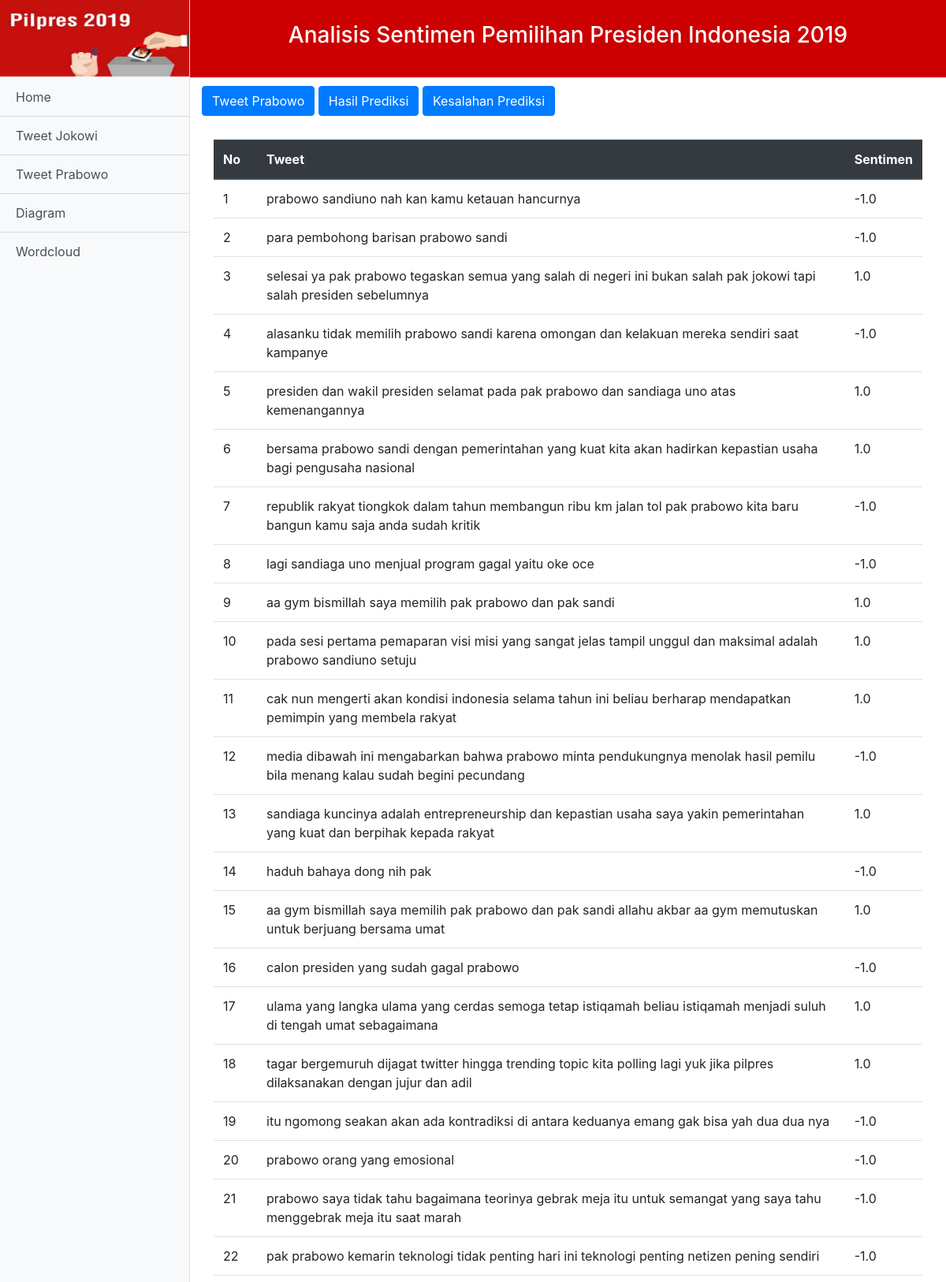
Screenshot of /index.php/Sentimen/tampil/tweet_prabowo (upper part) with the database file from the repository.
### tables this page shows
CREATE TABLE `tweet_prabowo` (
  `a` varchar(255) NOT NULL,
  `b` varchar(1000) NOT NULL,
  `c` varchar(255) NOT NULL
);

### application/controllers/Sentimen.php (called while the page is built, shortened)
<?php
class Sentimen extends CI_Controller {
	public function __construct(){
		$this->load->model('Modelsentimen');
		$this->load->helper('url');
	}
	public function tampil($a)
	{
		$data_pages = array(
			'content_active' => $a,
		);
		if ($a == "home") {
			$this->load->view('pages.php',$data_pages);
		}else if ($a == "tweet_prabowo") {
			$data_tweet = $this->Modelsentimen->ambildata("tweet_prabowo");
			$data_predict = $this->Modelsentimen->ambildata("prabowo_predict");
			$miss_predict = $this->Modelsentimen->ambildata("miss_prabowo");
			$this->load->view('pages',array(
										'content_active'=>$a,
										'data_tweet' => $data_tweet,
										'data_predict' => $data_predict,
										'miss_predict' => $miss_predict));
		}else if ($a == "diagram") {
			$this->load->view('pages',array('content_active' => $a));
		}else if ($a == "wordcloud") {
			$this->load->view('pages',array('content_active' => $a));
		}else{
			$this->load->view('homepage');
		}
	}
}

### index.php (called while the page is built, shortened)
<?php
require_once BASEPATH.'core/CodeIgniter.php';

### application/models/Modelsentimen.php (called while the page is built)
<?php defined('BASEPATH') OR exit('No direct script access allowed');
class Modelsentimen extends CI_Model{
	public function ambildata($param){
		$dataquery = $this->db->query('select * from '.$param);
		return $dataquery->result_array();
	}
}

### application/views/content/tweet/tweet_prabowo.php (the view)
<div class="container-fluid" >
        <table class="table" style="margin-top:30px;">
  <thead class="thead-dark">
    <tr>
      <th scope="col">No</th>
      <th scope="col">Tweet</th>
      <th scope="col">Sentimen</th>
  </thead>
  <tbody>
  <?php
    $n = 1;
    foreach ($data_tweet as $key) {
      echo "<tr>";
      echo "<td>".$n."</td>";
      echo "<td>".$key['b']."</td>";
      echo "<td>".$key['c']."</td>";
      echo "</tr>";
      $n++;
    }
  ?>
  </tbody>
</table>
      </div>

### css/simple-sidebar.css (style rules this page uses)
body { overflow-x: hidden; }

### rows the page displays
tweet_prabowo: b "prabowo sandiuno nah kan kamu ketauan hancurnya", c "-1.0"
tweet_prabowo: b "para pembohong barisan prabowo sandi", c "-1.0"
tweet_prabowo: b "selesai ya pak prabowo tegaskan semua yang salah di negeri ini bukan salah pak jokowi tapi salah presiden sebelumnya", c "1.0"
tweet_prabowo: b "alasanku tidak memilih prabowo sandi karena omongan dan kelakuan mereka sendiri saat kampanye", c "-1.0"
tweet_prabowo: b "presiden dan wakil presiden selamat pada pak prabowo dan sandiaga uno atas kemenangannya", c "1.0"
tweet_prabowo: b "bersama prabowo sandi dengan pemerintahan yang kuat kita akan hadirkan kepastian usaha bagi pengusaha nasional", c "1.0"
tweet_prabowo: b "republik rakyat tiongkok dalam tahun membangun ribu km jalan tol pak prabowo kita baru bangun kamu saja anda sudah kritik", c "-1.0"
tweet_prabowo: b "lagi sandiaga uno menjual program gagal yaitu oke oce", c "-1.0"
tweet_prabowo: b "aa gym bismillah saya memilih pak prabowo dan pak sandi", c "1.0"
tweet_prabowo: b "pada sesi pertama pemaparan visi misi yang sangat jelas tampil unggul dan maksimal adalah prabowo sandiuno setuju", c "1.0"
tweet_prabowo: b "cak nun mengerti akan kondisi indonesia selama tahun ini beliau berharap mendapatkan pemimpin yang membela rakyat", c "1.0"
tweet_prabowo: b "media dibawah ini mengabarkan bahwa prabowo minta pendukungnya menolak hasil pemilu bila menang kalau sudah begini pecundang", c "-1.0"
tweet_prabowo: b "sandiaga kuncinya adalah entrepreneurship dan kepastian usaha saya yakin pemerintahan yang kuat dan berpihak kepada rakyat", c "1.0"
tweet_prabowo: b "haduh bahaya dong nih pak", c "-1.0"
tweet_prabowo: b "aa gym bismillah saya memilih pak prabowo dan pak sandi allahu akbar aa gym memutuskan untuk berjuang bersama umat", c "1.0"
tweet_prabowo: b "calon presiden yang sudah gagal prabowo", c "-1.0"
tweet_prabowo: b "ulama yang langka ulama yang cerdas semoga tetap istiqamah beliau istiqamah menjadi suluh di tengah umat sebagaimana", c "1.0"
tweet_prabowo: b "tagar bergemuruh dijagat twitter hingga trending topic kita polling lagi yuk jika pilpres dilaksanakan dengan jujur dan adil", c "1.0"
tweet_prabowo: b "itu ngomong seakan akan ada kontradiksi di antara keduanya emang gak bisa yah dua dua nya", c "-1.0"
tweet_prabowo: b "prabowo orang yang emosional", c "-1.0"
tweet_prabowo: b "prabowo saya tidak tahu bagaimana teorinya gebrak meja itu untuk semangat yang saya tahu menggebrak meja itu saat marah", c "-1.0"
tweet_prabowo: b "pak prabowo kemarin teknologi tidak penting hari ini teknologi penting netizen pening sendiri", c "-1.0"
